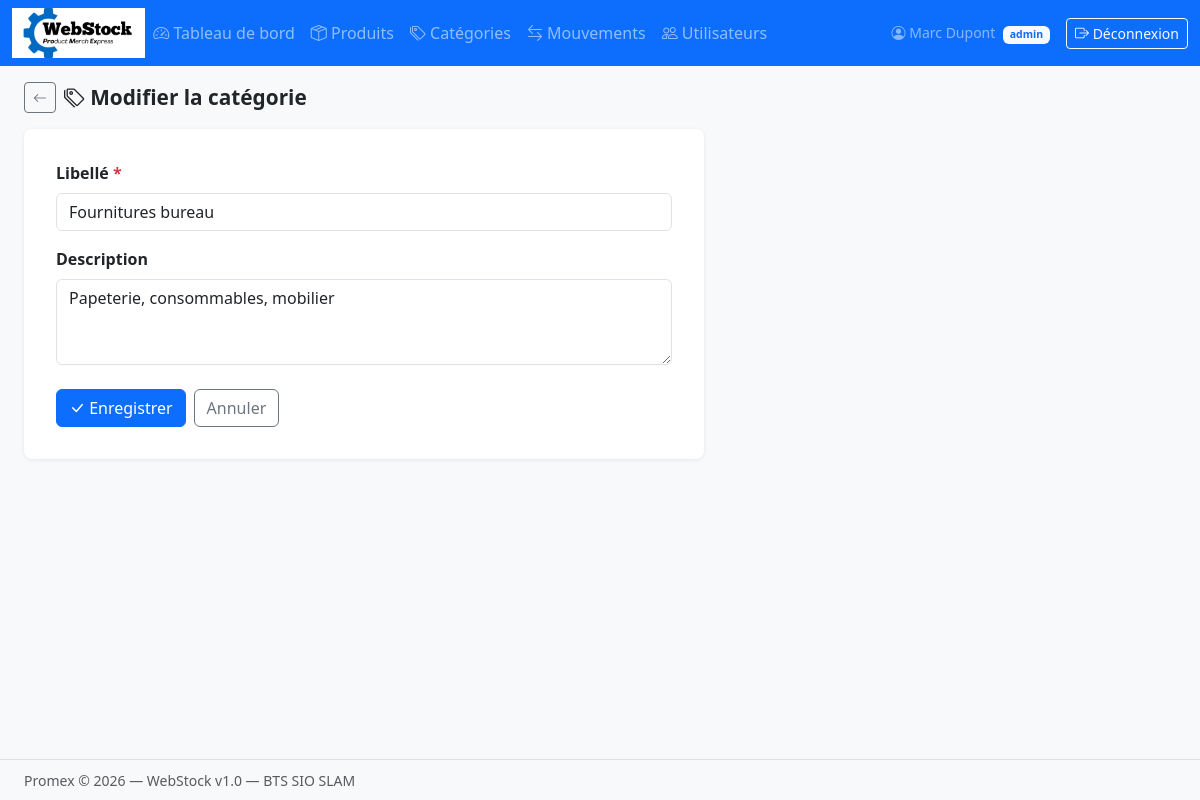
/index.php?page=categories&action=edit&id=2 (signed in), run on the app's committed database.
### tables this page shows
CREATE TABLE IF NOT EXISTS categories (
  id_categorie INT          NOT NULL AUTO_INCREMENT,
  libelle      VARCHAR(100) NOT NULL,
  description  TEXT,
  PRIMARY KEY (id_categorie)
);

### controllers/CategorieController.php (called while the page is built, shortened)
<?php
class CategorieController {
    private $categorie;
    public function __construct() {
        $this->categorie = new Categorie();
    }
    public function edit($id) {
        $categorie = $this->categorie->getById($id);
        require __DIR__ . '/../views/categories/form.php';
    }
}

### config/database.php (called while the page is built)
<?php
class Database {
    private static $instance = null;
    private $connexion;
    private $host     = 'localhost';
    private $dbname   = 'promex_db';
    private $user     = 'root';
    private $password = '';
    private function __construct() {
        try {
            $this->connexion = new PDO(
                "mysql:host={$this->host};dbname={$this->dbname};charset=utf8mb4",
                $this->user,
                $this->password
            );
            $this->connexion->setAttribute(PDO::ATTR_ERRMODE, PDO::ERRMODE_EXCEPTION);
            $this->connexion->setAttribute(PDO::ATTR_DEFAULT_FETCH_MODE, PDO::FETCH_ASSOC);
        } catch (PDOException $e) {
            die("Erreur de connexion : " . $e->getMessage());
        }
    }
    public static function getInstance() {
        if (self::$instance === null) {
            self::$instance = new Database();
        }
        return self::$instance;
    }
    public function getConnexion() {
        return $this->connexion;
    }
}

### models/Categorie.php (called while the page is built, shortened)
<?php
require_once __DIR__ . '/../config/database.php';
class Categorie {
    private $db;
    public function __construct() {
        $this->db = Database::getInstance()->getConnexion();
    }
    public function getById($id) {
        $stmt = $this->db->prepare("SELECT * FROM categories WHERE id_categorie = ?");
        $stmt->execute([$id]);
        return $stmt->fetch();
    }
}

### views/categories/form.php (the view, shortened to what this page needs)
<?php require __DIR__ . '/../layout/header.php';
$edit  = isset($categorie);
$titre = $edit ? 'Modifier la catégorie' : 'Nouvelle catégorie';
?>
<div class="d-flex align-items-center gap-2 mb-3">
    <a href="index.php?page=categories&action=index" class="btn btn-outline-secondary btn-sm">
        <i class="bi bi-arrow-left"></i>
    </a>
    <h1 class="page-title mb-0"><i class="bi bi-tags"></i> <?= $titre ?></h1>
</div>
<div class="form-card">
    <form method="POST">
        <div class="mb-3">
            <label class="form-label fw-semibold">Libellé <span class="text-danger">*</span></label>
            <input type="text" class="form-control" name="libelle"
                   value="<?= htmlspecialchars($categorie['libelle'] ?? $_POST['libelle'] ?? '') ?>"
                   required autofocus>
        </div>
        <div class="mb-4">
            <label class="form-label fw-semibold">Description</label>
            <textarea class="form-control" name="description" rows="3"><?= htmlspecialchars($categorie['description'] ?? $_POST['description'] ?? '') ?></textarea>
        </div>
        <div class="d-flex gap-2">
            <button type="submit" class="btn btn-primary">
                <i class="bi bi-check-lg"></i> <?= $edit ? 'Enregistrer' : 'Créer' ?>
            </button>
            <a href="index.php?page=categories&action=index" class="btn btn-outline-secondary">Annuler</a>
        </div>
    </form>
</div>
<?php require __DIR__ . '/../layout/footer.php'; ?>

### assets/css/style.css (style rules this page uses)
body { background-color: #f8f9fa; min-height: 100vh; display: flex; flex-direction: column; }
.form-card { max-width: 680px; background: white; border-radius: 8px; box-shadow: 0 1px 4px rgba(0,0,0,0.08); padding: 2rem; }
.page-title { font-size: 1.3rem; font-weight: 600; color: #212529; margin-bottom: 1rem; }

### data on the page
categories: libelle "Fournitures bureau", description "Papeterie, consommables, mobilier"

### other printed values
$_SESSION['utilisateur']['role'] "admin"
$titre "Modifier la catégorie"
